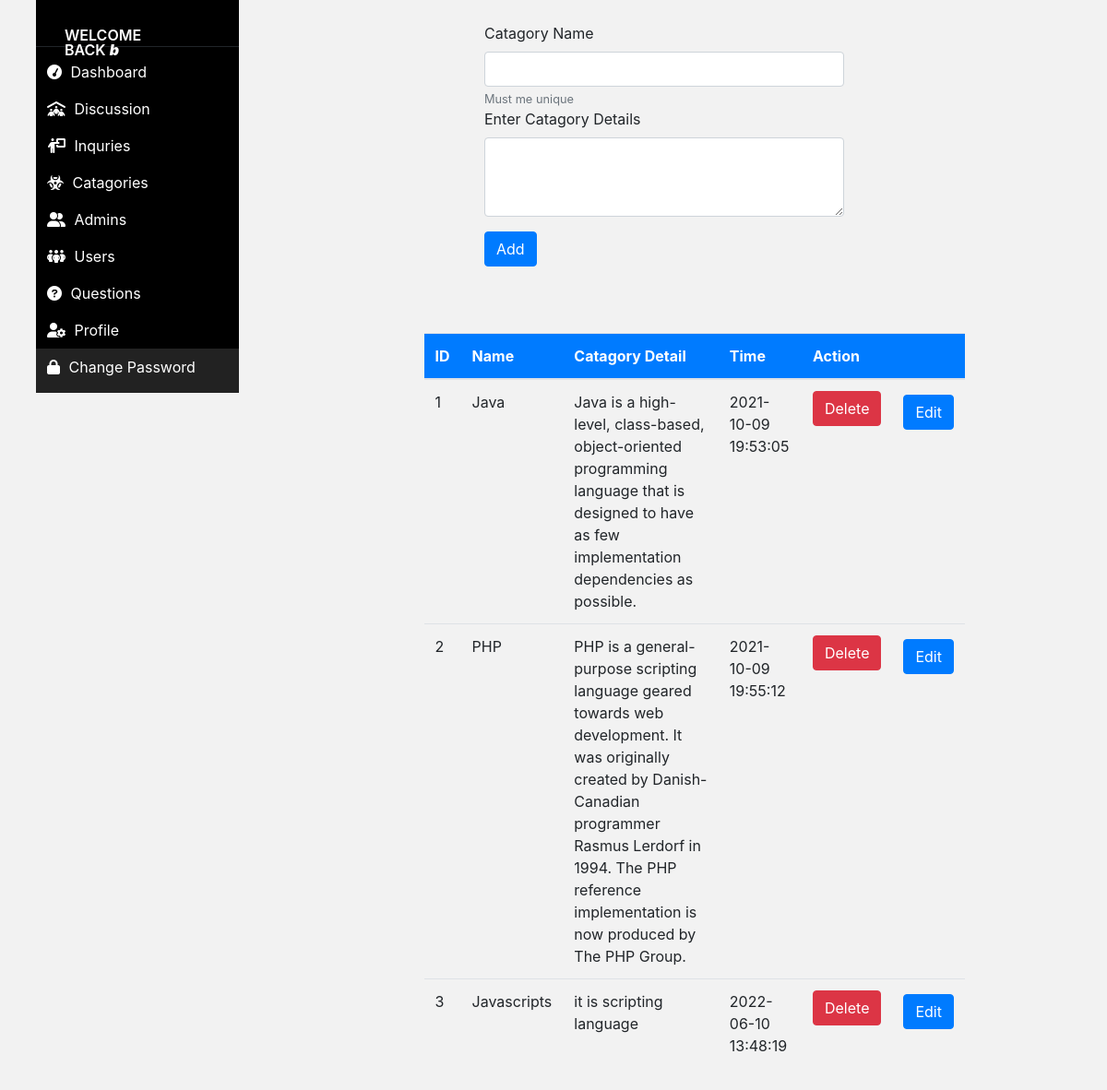
The page /admin/add_catagory.php (signed in) on the database its author committed.
### tables this page shows
CREATE TABLE `categories` (
  `categories_id` int(11) NOT NULL,
  `categories_name` text NOT NULL,
  `categories_details` text NOT NULL,
  `status` tinyint(1) NOT NULL DEFAULT 1,
  `date_time` datetime NOT NULL DEFAULT current_timestamp()
);

### admin/add_catagory.php (the view, shortened to what this page needs)
<!doctype html>
<html lang="en">
<head>
    <link rel="stylesheet" href="https://stackpath.bootstrapcdn.com/bootstrap/4.3.1/css/bootstrap.min.css"
>
</head>
<body>
    <div class="col-12 " style="background-color: #f2f2f2";>
        <div class="row">
            <div class="col-2">
<?php
include('includes/sidebar.php');
?>
            </div>
            <div class="col-9">
                <div class="container">
                    <div class="col-6 offset-4 mt-4">
                        <form action="add_catagory.php" method="POST">
                            <div class="form-group">
                                <label for="">Catagory Name </label>
                                <input type="text" class="form-control" name="name" id="" aria-describedby="helpId"
                                    placeholder="">
                                <small id="helpId" class="form-text text-muted">Must me unique</small>
                                <div class="form-group">
                                    <label for="">Enter Catagory Details</label>
                                    <textarea class="form-control" name="detail" id="" rows="3"></textarea>
                                </div>
                                <button name="add" class="btn btn-primary"> Add </button>
                            </div>
                        </form>
                    </div>
                </div>
                <Div class="continer m-4 pt-4">
                    <div class="col-9 offset-3 mt-4">
                        <table class="table">
                            <thead>
                                <tr class="bg-primary text-white">
                                    <th>ID</th>
                                    <th>Name</th>
                                    <th>Catagory Detail</th>
                                    <th>Time</th>
                                    <th>Action</th>
                                    <th></th>
                                </tr>
                            </thead>
                            <tbody>
                                <?php
$select = "SELECT * FROM `categories`";
$run =mysqli_query($conn , $select);
if(mysqli_num_rows($run) != 0){
  while ($row = mysqli_fetch_assoc($run)){
    $id = $row['categories_id'];
    $name = $row['categories_name'];
    $detail = $row['categories_details'];
    $dt =$row['date_time'];
    echo'<tr>
    <td>'.$id.'</td>
    <td>'.$name.'</td>
    <td style="width = 20px">'.$detail.'</td>
    <td>'.$dt.'</td>
    <td><a name="" id="" class="btn btn-danger" href="delete_catagory.php?id='.$id.'" role="button"> Delete </a>
    </td>
    <td><a name="" id="" class="btn btn-primary mt-1" href="edit_catagory.php?id='.$id.'" role="button">Edit</a> </td>
  </tr>';
  }
}
?>
                            </tbody>
                        </table>
                    </div>
                </Div>
            </div>
        </div>
    </div>
</body>
</html>

### rows shown on the page
categories: categories_id "1", categories_name "Java", categories_details "Java is a high-level, class-based, object-oriented programming language that is designed to have as few implementation dependencies as possible.", date_time "2021-10-09 19:53:05"
categories: categories_id "2", categories_name "PHP", categories_details "PHP is a general-purpose scripting language geared towards web development. It was originally created by Danish-Canadian programmer Rasmus Lerdorf in 1994. The PHP reference implementation is now produced by The PHP Group.", date_time "2021-10-09 19:55:12"
categories: categories_id "3", categories_name "Javascripts", categories_details "it is scripting language", date_time "2022-06-10 13:48:19"

### other values the page prints
$user_name "b"
